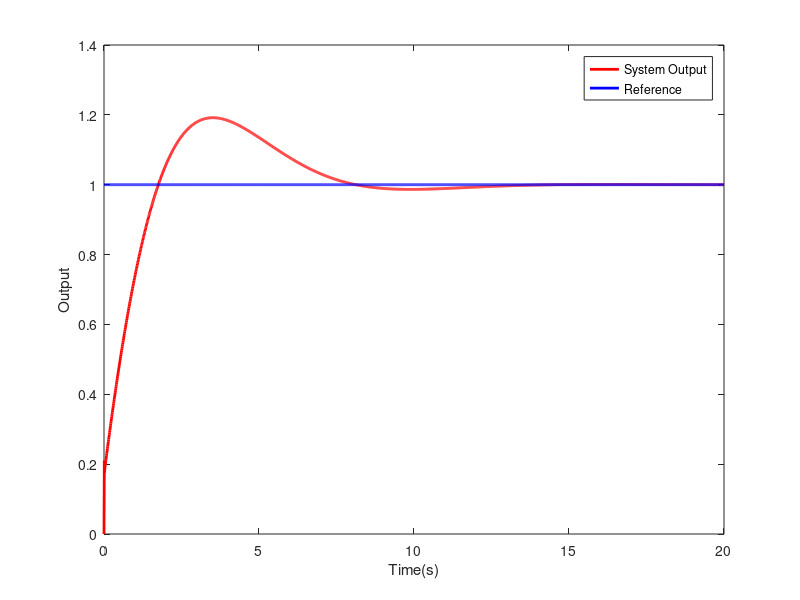

Write the MATLAB code that produced this figure.
clear all;
clc;

%设置PID参数
Kp=1;
Ki=0.5;
Kd=0.2;

%设置系统模拟参数
T=0.01;
final_time=20;
time=0:T:final_time;

%初始化变量
e=zeros(1,length(time));
u=zeros(1,length(time));
y=zeros(1,length(time));

%系统输入
r=ones(1,length(time))*1;

%积分误差
inte_error=0;

%微分误差
diff_error=0;

%前一次误差
pre_error=0;

%PID控制循环
for i=2:length(time)
    
    %误差
    e(i)=r(i)-y(i-1);
    
    %积分误差
    inte_error=inte_error+e(i)*T;
    
    %微分误差
    diff_error=(e(i)-pre_error)/T;
    
    %PID控制计算
    u(i)=Kp*e(i)+Ki*inte_error+Kd*diff_error;
    
    %系统模拟
    y(i)=y(i-1)+T*u(i);
    
    %记录前一次误差
    pre_error=e(i);
end

%绘图
plot(time,y,'r','LineWidth',2);
hold on;
plot(time,r,'b','LineWidth',2);
xlabel('Time(s)');
ylabel('Output');
legend('System Output','Reference');
